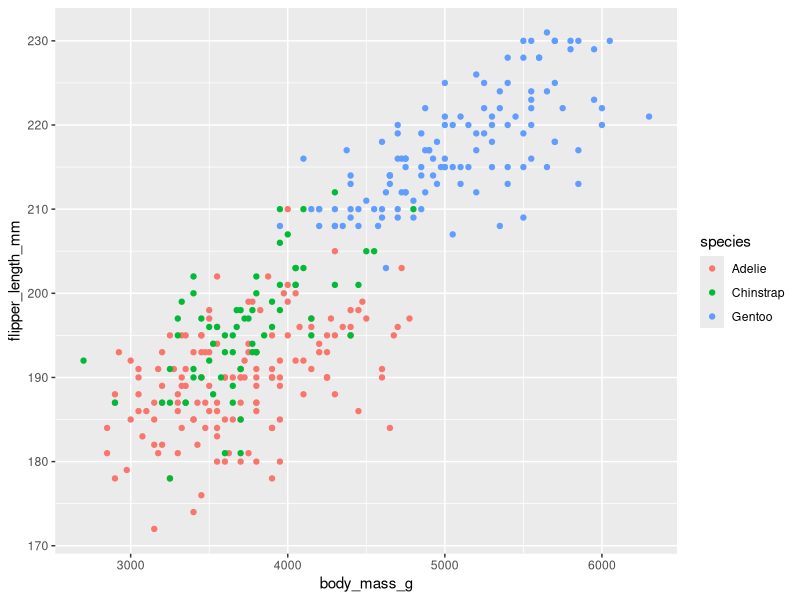
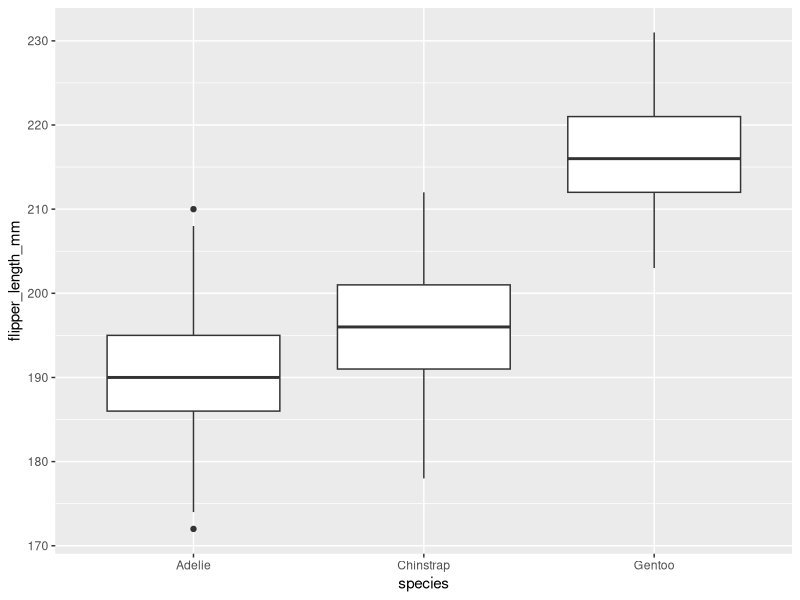

The R script that drew these images, in order:
## ---- chunk 1
library(lme4)
library(tidyverse)
# install.packages("palmerpenguins") # install if needed
library(palmerpenguins)
## ---- chunk 2
penguins <- penguins

summary(penguins)
# ??palmerpenguins in terminal
## ---- chunk 3

ggplot(penguins, aes(x=body_mass_g, y=flipper_length_mm, color=species)) +
  geom_point()
## ---- chunk 4

ggplot(penguins, aes(x=species, y=flipper_length_mm)) +
  geom_boxplot()
## ---- chunk 5

question3 <- lm(flipper_length_mm~body_mass_g, data=penguins)
summary(question3)
## ---- chunk 6

question4 <- lm(flipper_length_mm ~ body_mass_g + bill_length_mm, data = penguins)
summary(question4)
## ---- chunk 7

question5 <- lm(flipper_length_mm ~ body_mass_g * bill_length_mm, data = penguins)
summary(question5)
## ---- chunk 8

anova(question4, question5)
## ---- chunk 9

#dummy coding
question7 <- lm(flipper_length_mm~species, data = penguins)
summary(question7)
## ---- chunk 10

#new reference = Gentoo
penguins$species <- relevel(penguins$species, ref = "Gentoo")
## ---- chunk 11

question8 <- lm(flipper_length_mm ~ species, data = penguins)
summary(question8)
## ---- chunk 12

#check level
levels(penguins$sex)
###female, male

question9 <- glm(sex ~ body_mass_g + flipper_length_mm + bill_length_mm,
                 data = penguins,
                 family = binomial)
summary(question9)
## ---- chunk 13
